Frame 1 (no input): blank canvas, image omitted
Frame 60 (no input): blank canvas, image omitted
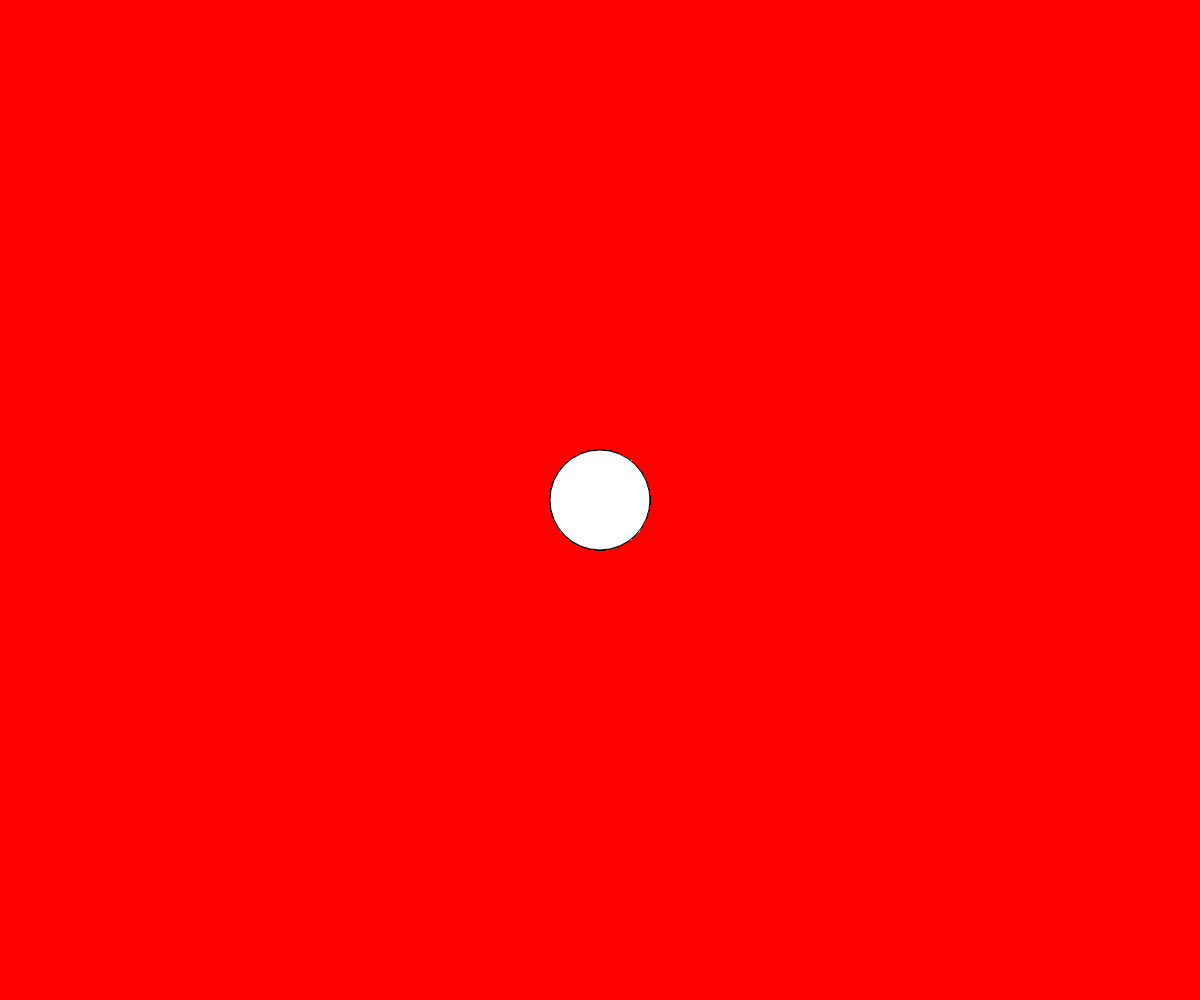
Frame 120 (the mouse pressed at the canvas centre since frame 60)

The p5.js sketch whose frames 1 and 60 were blank and that drew this single picture after the mouse press (run headless with seeded random() and noise() and a simulated clock; from frame 60 on, the mouse is pressed at the canvas centre):

// p5.js sketch
// ── sketch.js
// MAMD Creative Coding & Future Web, 2026, Amaury Hamon

function setup() {
  createCanvas(windowWidth, windowHeight);
  background(255, 0 , 0 , 255);
}

function draw() {
  // Styles stick until you change them.
  // Think as if you were holding a pen 
  // and need to change and pick another one.


  // background(), 
  // fill(), 
  // stroke(), 
  // noFill(), 
  // noStroke(), 
  // strokeWeight()
  

  // background("orangered"); // string color name
  // background("#ccc"); // hex 3-digit color name
  // background("#191919"); // hex 6-digit color name

  // background(255); // grayscale color value
  // background(255, 255, 255); // RGB color value
  
  // background(255, 0 , 0 , 5); // RGB with Alpha
  
  
  if (mouseIsPressed === true) {
    circle(mouseX, mouseY, 100);
    
    fill(255);
} 

  
}
